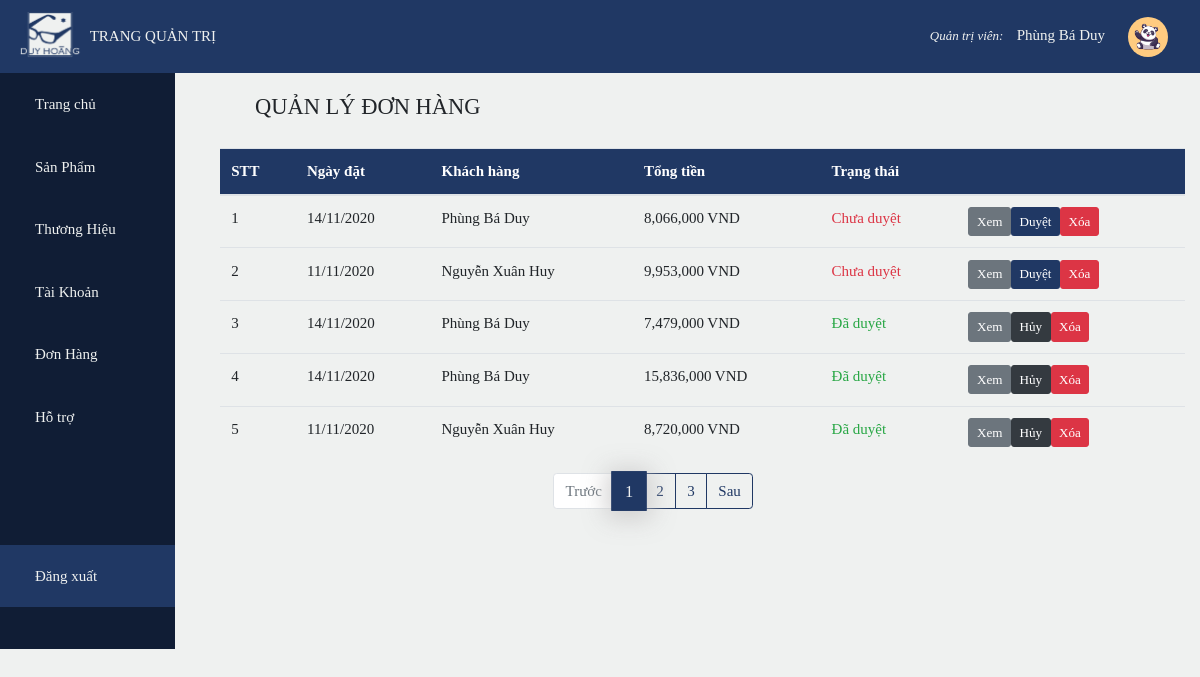
Page /admin/index.php?page=o&pg=1 (signed in) on the earlier database version.
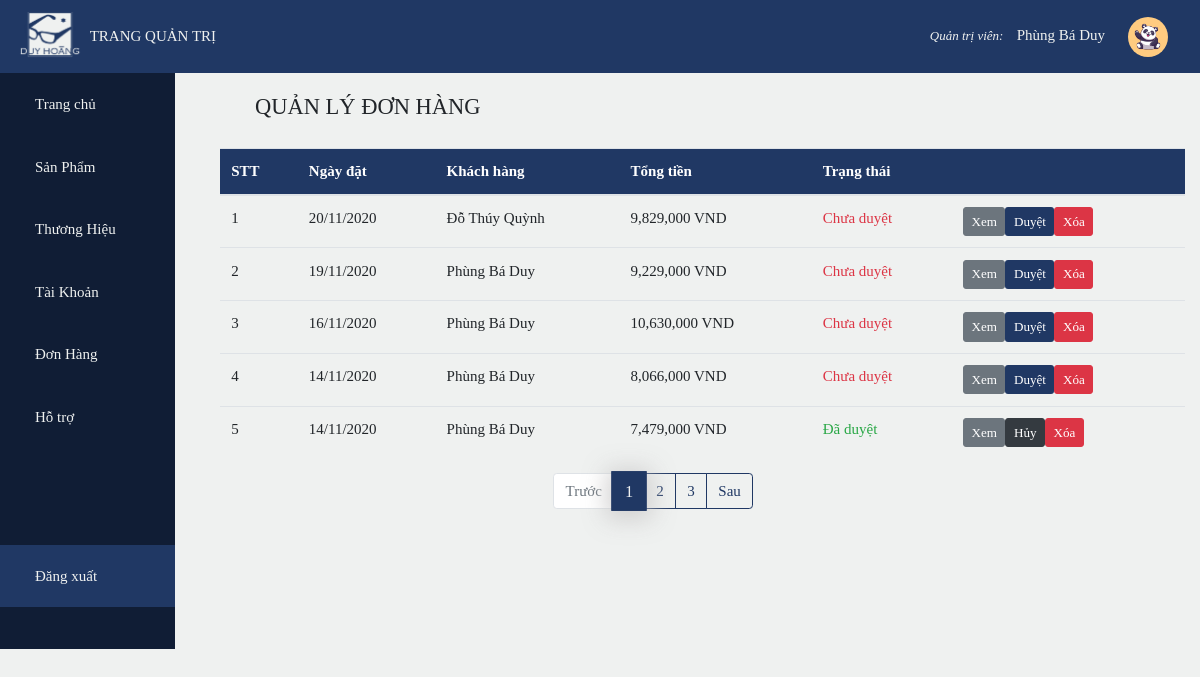
Same page on the later database version.
### tables this page shows
CREATE TABLE `account` (
  `id` int(11) NOT NULL,
  `name` varchar(50) DEFAULT NULL,
  `username` varchar(50) DEFAULT NULL,
  `password` varchar(50) DEFAULT NULL,
  `admin` bit(1) DEFAULT NULL,
  `phone` varchar(20) DEFAULT NULL,
  `address` varchar(255) DEFAULT NULL,
  `image` varchar(50) DEFAULT 'avatar.png'
);

CREATE TABLE `bills` (
  `id` int(10) UNSIGNED NOT NULL,
  `id_customer` int(11) DEFAULT NULL,
  `date_order` date DEFAULT NULL,
  `total` float DEFAULT NULL,
  `status` bit(1) DEFAULT b'0'
);

### admin/bills/bills.php (the view, shortened to what this page needs)
<?php
    require_once('../db_config/db_connect.php');
    $sql_qty = 'select count(id) as qty from bills';
    $result_qty = mysqli_query($conn,$sql_qty);
    $row = mysqli_fetch_array($result_qty);
    $total_Product = $row['qty'];
    $product_perPage = 5;
    $total_Page = ceil($total_Product / $product_perPage);
    if(isset($_GET['pg']))
        $current_Page = $_GET['pg'];
    $index = ($current_Page - 1)*$product_perPage;
    $sql = 'Select * from account join bills
            on account.id = bills.id_customer order by status limit '.$index.', '.$product_perPage.'';
    $result = mysqli_query($conn,$sql);
?>
<div class="container detail">
    <div class="top">
        <h4 class="text-color"><i class="fas fa-box-open"></i>QUẢN LÝ ĐƠN HÀNG</h4>
    </div>
    <table class="table table-hover">
        <thead class="bg-color text-white">
            <tr>
                <th>STT</th>
                <th>Ngày đặt</th>
                <th>Khách hàng</th>
                <th>Tổng tiền</th>
                <th>Trạng thái</th>
                <th colspan="2"></th>
            </tr>
        </thead>
        <tbody>
            <?php
                $i = 1;
                while($row = mysqli_fetch_array($result))
                {
                    echo '
                    <tr>
                        <td>'.$i++.'</td>
                        <td>'.date('d/m/Y',strtotime($row['date_order'])).'</td>
                        <td>'.$row['name'].'</td>
                        <td>'.number_format($row['total']).' VND</td>';
                        if($row['status']==1)
                            echo'<td class="text-success">Đã duyệt</td>';
                        else echo '<td class="text-danger">Chưa duyệt</td>';
                        echo '
                        <td>
                            <a class="btn btn-sm btn-secondary" href="index.php?page=od&id='.$row['id'].'&pg=1">Xem</a>';
                            if($row['status']==1)
                                echo'<a class="btn btn-sm btn-dark" href="bills/checkstt.php?id='.$row['id'].'&stt=1">Hủy</a>';
                            else echo '<a class="btn btn-sm btn-color" href="bills/checkstt.php?id='.$row['id'].'&stt=0">Duyệt</a>';
                        echo '<a class="btn btn-sm btn-danger" href="#">Xóa</a>
                        </td>
                    </tr>';
                }
            ?>
        </tbody>
    </table>
</div>
<ul class="pagination mx-auto" style="width: 30%">
        <?php
            if($_GET['pg']>1)
                echo '
                <li class="page-item">
                    <a class="page-link" href="?page=o&pg='.($_GET['pg']-1).'">Trước</a>
                </li>';
            else echo '
                <li class="page-item disabled">
                    <a class="page-link" href="#">Trước</a>
                </li>';
            for($i=1;$i<=$total_Page;$i++)
            {
                if($i==$_GET['pg'])
                echo '
                <li class="page-item active">
                    <a class="page-link" href="?page=o&pg='.$i.'">'.$i.'<span class="sr-only">(current)</span></a>
                </li>';
                else echo '<li class="page-item"><a class="page-link" href="?page=o&pg='.$i.'">'.$i.'</a></li>';
            }
            if($_GET['pg']<$total_Page)
                echo '
                <li class="page-item">
                    <a class="page-link" href="?page=o&pg='.($_GET['pg']+1).'">Sau</a>
                </li>';
            else echo '
                <li class="page-item disabled">
                    <a class="page-link" href="#">Sau</a>
                </li>';
        ?>
</ul>

Differences in the rows shown:
no longer on this page (row unchanged): account: bills.date_order "11/11/2020", name "Nguyễn Xuân Huy", bills.total "9,953,000", shows "Chưa duyệt", bills.total "8,720,000"
added account: bills.date_order "20/11/2020", name "Đỗ Thúy Quỳnh", bills.total "9,829,000", shows "Chưa duyệt"
now on one of the page's lists (row unchanged): account: bills.date_order "14/11/2020", name "Phùng Bá Duy", bills.total "7,479,000"
computed for account "Phùng Bá Duy": bills.date_order "14/11/2020" → "19/11/2020"; bills.total "8,066,000" → "9,229,000"; bills.date_order "14/11/2020" → "16/11/2020"; bills.total "7,479,000" → "10,630,000"; bills.total "15,836,000" → "8,066,000"; text "Đã duyệt Hủy Đã duyệt Hủy" → "Chưa duyệt Duyệt Chưa duyệt Duyệt"
